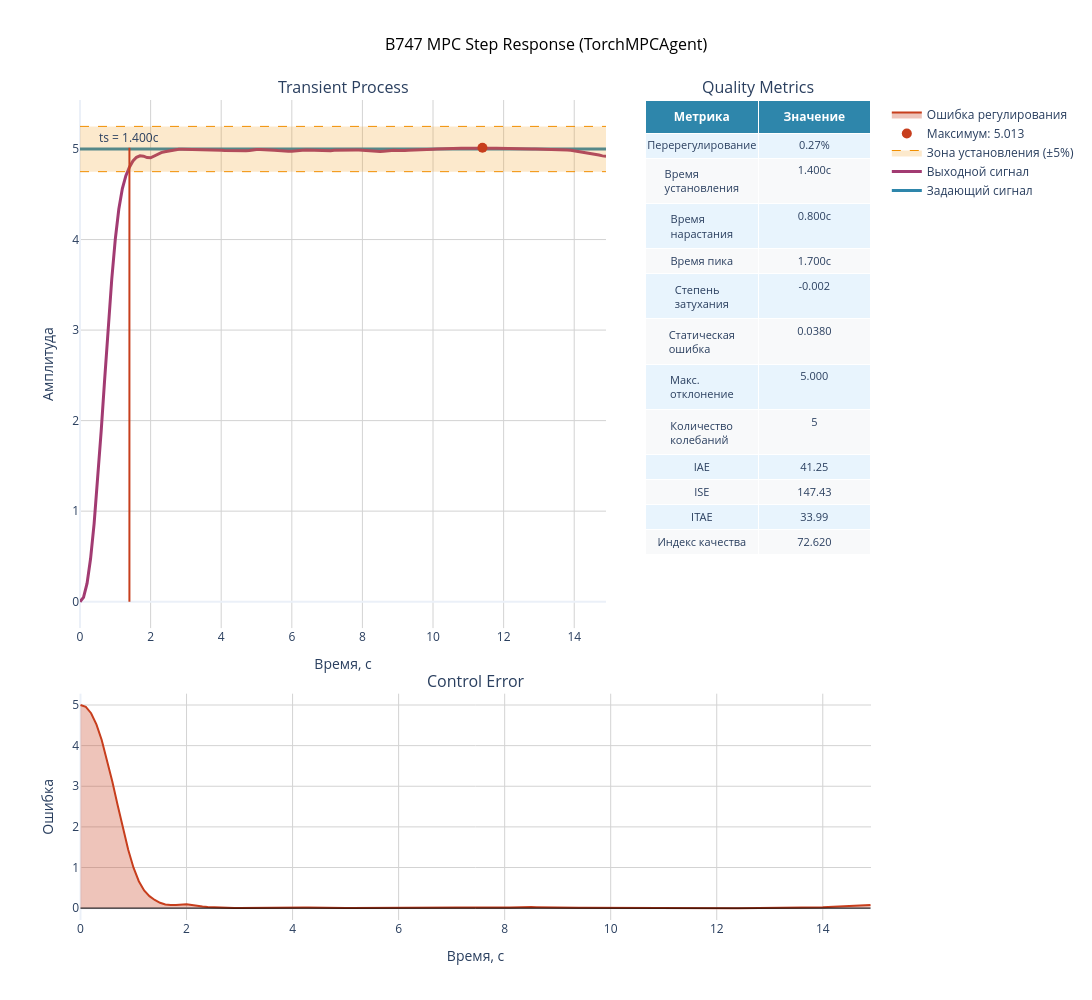

Source (notebook cell):
### Code cell
# 📈 Результаты: графики + step metrics + ControlBenchmark

hist_theta_deg = np.asarray(hist_theta_deg, dtype=np.float32)
hist_ref_deg = np.asarray(hist_ref_deg, dtype=np.float32)
hist_u_deg = np.asarray(hist_u_deg, dtype=np.float32)

t_plot = np.arange(hist_theta_deg.size, dtype=np.float32) * float(DT)

fig, axes = plt.subplots(2, 1, figsize=(12, 6), sharex=True)
axes[0].plot(t_plot, hist_ref_deg, label="theta_ref (deg)")
axes[0].plot(t_plot, hist_theta_deg, label="theta (deg)")
axes[0].set_ylabel("Pitch (deg)")
axes[0].grid(True)
axes[0].legend()

axes[1].plot(t_plot, hist_u_deg, label="elevator (deg)")
axes[1].set_xlabel("Time (s)")
axes[1].set_ylabel("u (deg)")
axes[1].grid(True)
axes[1].legend()

plt.tight_layout()
plt.show()

# --- ControlBenchmark ---
bench = ControlBenchmark()
signal_val = float(hist_ref_deg[0]) if hist_ref_deg.size else 0.0

metrics_bench = bench.becnchmarking_one_step(
    control_signal=hist_ref_deg,
    system_signal=hist_theta_deg,
    signal_val=signal_val,
    dt=float(DT),
)

print("\n" + "=" * 60)
print("📊 ControlBenchmark metrics")
print("=" * 60)
for k in sorted(metrics_bench.keys()):
    print(f"{k:>22s}: {metrics_bench[k]}")

print(
    "\n"
    + bench.generate_report(
        control_signal=hist_ref_deg,
        system_signal=hist_theta_deg,
        signal_val=signal_val,
        dt=float(DT),
        system_name="B747 TorchMPCAgent (learned dynamics)",
    )
)

SHOW_BENCHMARK_PLOT = True
if SHOW_BENCHMARK_PLOT and hist_ref_deg.size:
    ctrl_step, _ = find_step_function(hist_ref_deg, hist_theta_deg, signal_val=signal_val)
    tps_step = np.arange(ctrl_step.size, dtype=np.float32) * float(DT)
    bench.plot(
        control_signal=hist_ref_deg,
        system_signal=hist_theta_deg,
        signal_val=signal_val,
        dt=float(DT),
        tps=tps_step,
        title="B747 MPC Step Response (TorchMPCAgent)",
    )

### Figure 1 — Plotly figure (JSON) as saved in the notebook; plotly's stock layout.template omitted (floating-point values rounded to 4 significant figures; data arrays with more than 128 entries replaced by an {"elided": "..."} marker saying what was removed)
{"data": [{"hovertemplate": "Время: %{x:.3f}с<br>Амплитуда: %{y:.3f}<extra></extra>", "line": {"color": "#2E86AB", "width": 3}, "mode": "lines", "name": "Задающий сигнал", "type": "scatter", "x": {"elided": "150 float values"}, "xaxis": "x", "y": {"elided": "150 float values"}, "yaxis": "y"}, {"hovertemplate": "Время: %{x:.3f}с<br>Амплитуда: %{y:.3f}<extra></extra>", "line": {"color": "#A23B72", "width": 3}, "mode": "lines", "name": "Выходной сигнал", "type": "scatter", "x": {"elided": "150 float values"}, "xaxis": "x", "y": {"elided": "150 float values"}, "yaxis": "y"}, {"hovertemplate": "Время: %{x:.3f}с<br>Верхняя граница: %{y:.3f}<extra></extra>", "line": {"color": "#F18F01", "dash": "dash", "width": 1}, "mode": "lines", "name": "Верхняя граница (±5%)", "showlegend": false, "type": "scatter", "x": {"elided": "150 float values"}, "xaxis": "x", "y": {"elided": "150 float values"}, "yaxis": "y"}, {"fill": "tonexty", "fillcolor": "rgba(241, 143, 1, 0.2)", "hovertemplate": "Время: %{x:.3f}с<br>Нижняя граница: %{y:.3f}<extra></extra>", "line": {"color": "#F18F01", "dash": "dash", "width": 1}, "mode": "lines", "name": "Зона установления (±5%)", "type": "scatter", "x": {"elided": "150 float values"}, "xaxis": "x", "y": {"elided": "150 float values"}, "yaxis": "y"}, {"hovertemplate": "Максимум<br>Время: 11.400с<br>Значение: 5.013<br>Перерегулирование: 0.3%<extra></extra>", "marker": {"color": "#C73E1D", "size": 10, "symbol": "circle"}, "mode": "markers", "name": "Максимум: 5.013", "type": "scatter", "x": [11.4], "xaxis": "x", "y": [5.013], "yaxis": "y"}, {"cells": {"align": "center", "fill": {"color": [["#E8F4FD", "#F8F9FA", "#E8F4FD", "#F8F9FA", "#E8F4FD", "#F8F9FA", "#E8F4FD", "#F8F9FA", "#E8F4FD", "#F8F9FA", "#E8F4FD", "#F8F9FA", "#E8F4FD", "#F8F9FA", "#E8F4FD", "#F8F9FA", "#E8F4FD", "#F8F9FA", "#E8F4FD", "#F8F9FA", "#E8F4FD", "#F8F9FA", "#E8F4FD", "#F8F9FA"]]}, "font": {"size": 11}, "height": 25, "values": [["Перерегулирование", "Время установления", "Время нарастания", "Время пика", "Степень затухания", "Статическая ошибка", "Макс. отклонение", "Количество колебаний", "IAE", "ISE", "ITAE", "Индекс качества"], ["0.27%", "1.400с", "0.800с", "1.700с", "-0.002", "0.0380", "5.000", "5", "41.25", "147.43", "33.99", "72.620"]]}, "domain": {"x": [0.715, 1], "y": [0.356, 1]}, "header": {"align": "center", "fill": {"color": "#2E86AB"}, "font": {"color": "white", "size": 12}, "values": ["<b>Метрика</b>", "<b>Значение</b>"]}, "type": "table"}, {"fill": "tozeroy", "fillcolor": "rgba(199, 62, 29, 0.3)", "hovertemplate": "Время: %{x:.3f}с<br>Ошибка: %{y:.3f}<extra></extra>", "line": {"color": "#C73E1D", "width": 2}, "mode": "lines", "name": "Ошибка регулирования", "type": "scatter", "x": {"elided": "150 float values"}, "xaxis": "x2", "y": {"elided": "150 float values"}, "yaxis": "y2"}], "layout": {"annotations": [{"font": {"size": 16}, "showarrow": false, "text": "Transient Process", "x": 0.3325, "xanchor": "center", "xref": "paper", "y": 1, "yanchor": "bottom", "yref": "paper"}, {"font": {"size": 16}, "showarrow": false, "text": "Quality Metrics", "x": 0.8575, "xanchor": "center", "xref": "paper", "y": 1, "yanchor": "bottom", "yref": "paper"}, {"font": {"size": 16}, "showarrow": false, "text": "Control Error", "x": 0.5, "xanchor": "center", "xref": "paper", "y": 0.276, "yanchor": "bottom", "yref": "paper"}, {"showarrow": false, "text": "ts = 1.400с", "x": 1.4, "xref": "x", "y": 5.013, "yref": "y", "yshift": 10}], "height": 1000, "legend": {"orientation": "v", "x": 1.02, "xanchor": "left", "y": 1, "yanchor": "top"}, "shapes": [{"line": {"color": "#C73E1D", "width": 2}, "type": "line", "x0": 1.4, "x1": 1.4, "xref": "x", "y0": 0, "y1": 5.013, "yref": "y"}, {"line": {"color": "black", "dash": "solid", "width": 1}, "type": "line", "x0": 0, "x1": 14.9, "xref": "x2", "y0": 0, "y1": 0, "yref": "y2"}], "showlegend": true, "title": {"font": {"color": "black", "size": 16}, "text": "B747 MPC Step Response (TorchMPCAgent)", "x": 0.5}, "width": 1600, "xaxis": {"anchor": "y", "domain": [0, 0.665], "gridcolor": "lightgray", "gridwidth": 1, "showgrid": true, "title": {"text": "Время, с"}}, "xaxis2": {"anchor": "y2", "domain": [0, 1], "gridcolor": "lightgray", "gridwidth": 1, "showgrid": true, "title": {"text": "Время, с"}}, "yaxis": {"anchor": "x", "domain": [0.356, 1], "gridcolor": "lightgray", "gridwidth": 1, "showgrid": true, "title": {"text": "Амплитуда"}}, "yaxis2": {"anchor": "x2", "domain": [0, 0.276], "gridcolor": "lightgray", "gridwidth": 1, "showgrid": true, "title": {"text": "Ошибка"}}}}
